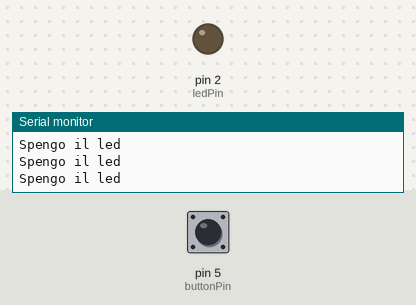
The sketch below on a simulated Arduino Uno, built with avr-gcc and run on an emulated ATmega328P. Parts: output pins drawn as LEDs (lit = HIGH), the last lines printed to the serial monitor. Dashed ring = blinking. Inputs (shaded band) come from the test bench; at power-on: pin 5 (buttonPin) LOW.

Above: at 1.2 s.
1.3 s: pin 5 (buttonPin) pulled HIGH for 0.15 s
At 1.38 s:
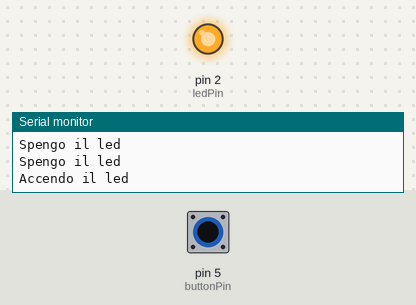
2.9 s: pin 5 (buttonPin) pulled HIGH for 3.2 s
At 6.6 s:
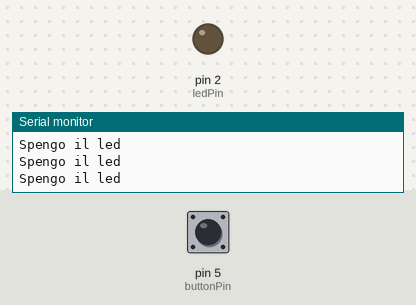
7.6 s: pin 5 (buttonPin) driven HIGH
At 8.2 s:
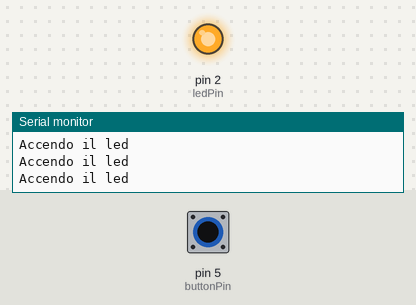
10.6 s: pin 5 (buttonPin) driven LOW
At 11.5 s:
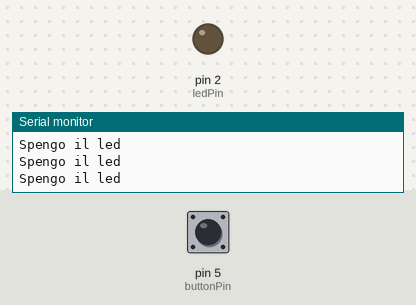
13.6 s: pin 5 (buttonPin) pulsed HIGH 5 times (0.12 s each, 0.3 s apart)
At 13.96 s:
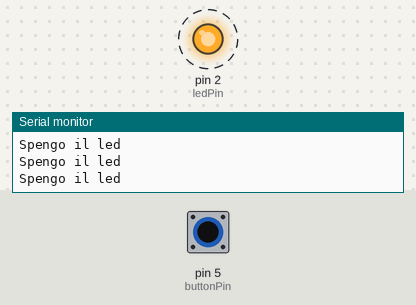
Timing chart, 0 to 16.6 s (numbered marks = the images above; inputs shaded):
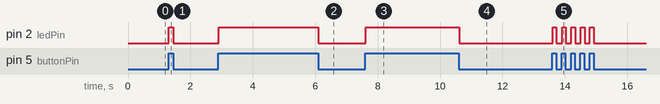

The sketch:

Debug.ino
```cpp
/*
  Button

Accende e spenge un led e scrive sulla serial di debug lo stato del pulsante / led.
Scrive sulla seriale lo stato del pulsante.

VEDERE reference di Serial.print sul sito di arduino

NOTA: usare la funzione F() in println: Serial.println(F("Hello World!"));
Il testo usato nella print viene allocato nella ram di arduino, a meno che non si usi F() che
lo alloca nel program space.


http://arduino.cc/en/Reference/Serial

*/

// constants won't change. They're used here to
// set pin numbers:
const int buttonPin = 5;     // the number of the pushbutton pin
const int ledPin =  2;      // the number of the LED pin

// variables will change:
int buttonState = 0;         // variable for reading the pushbutton status

void setup() {
  // open the serial port at 9600 bps:
  Serial.begin(9600);
  // initialize the LED pin as an output:
  pinMode(ledPin, OUTPUT);
  // initialize the pushbutton pin as an input:
  pinMode(buttonPin, INPUT);
}

void loop(){
  // read the state of the pushbutton value:
  buttonState = digitalRead(buttonPin);

  // check if the pushbutton is pressed.
  // if it is, the buttonState is HIGH:
  if (buttonState == HIGH) {
    // turn LED on:
    digitalWrite(ledPin, HIGH);
    Serial.println("Accendo il led");
  }
  else {
    // turn LED off:
    digitalWrite(ledPin, LOW);
    Serial.println("Spengo il led");
  }
}
```

Measured:
- after the input at 1.3 s, pin 2 (ledPin): LOW → HIGH at once, → LOW 0.15 s later
- after the input at 2.9 s, pin 2 (ledPin): LOW → HIGH at once, → LOW 3.2 s later
- after the input at 7.6 s, pin 2 (ledPin): LOW → HIGH at once
- after the input at 10.6 s, pin 2 (ledPin): HIGH → LOW at once
- after the input at 13.6 s, pin 2 (ledPin): alternates HIGH for 0.12 s and LOW for 0.19 s, 10 changes in all, then stays LOW, starting at once
